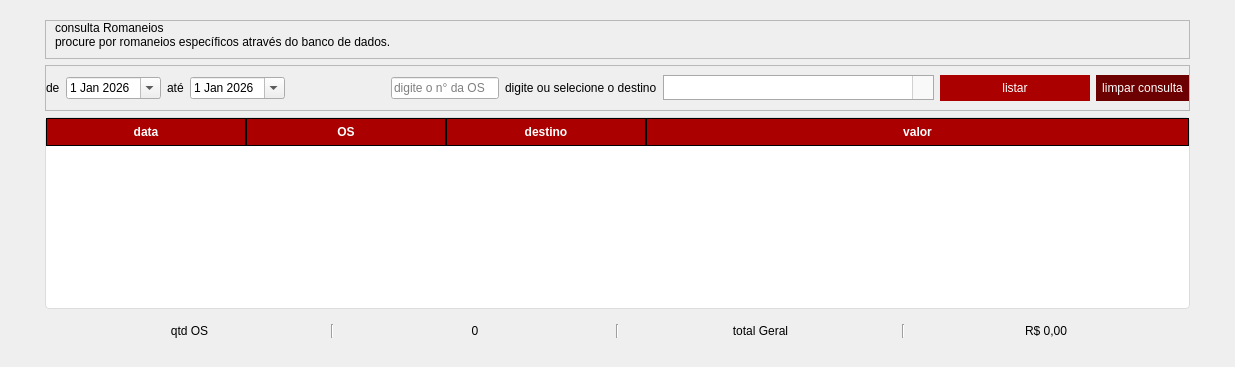
        <widget class="QWidget" name="pageRamosConsulta">
         <layout class="QVBoxLayout" name="verticalLayout_32">
          <property name="leftMargin">
           <number>45</number>
          </property>
          <property name="topMargin">
           <number>20</number>
          </property>
          <property name="rightMargin">
           <number>45</number>
          </property>
          <property name="bottomMargin">
           <number>20</number>
          </property>
          <item>
           <widget class="QFrame" name="frameHead_consulta">
            <property name="frameShape">
             <enum>QFrame::Shape::StyledPanel</enum>
            </property>
            <property name="frameShadow">
             <enum>QFrame::Shadow::Raised</enum>
            </property>
            <layout class="QVBoxLayout" name="verticalLayout_36">
             <property name="spacing">
              <number>0</number>
             </property>
             <property name="topMargin">
              <number>0</number>
             </property>
             <item>
              <widget class="QLabel" name="tit_consulta">
               <property name="styleSheet">
                <string notr="true">font: 600 28pt &quot;Montserrat&quot;;</string>
               </property>
               <property name="text">
                <string>consulta Romaneios</string>
               </property>
              </widget>
             </item>
             <item>
              <widget class="QLabel" name="subtit_consulta">
               <property name="styleSheet">
                <string notr="true">font: 500 10pt &quot;Montserrat&quot;;</string>
               </property>
               <property name="text">
                <string>procure por romaneios específicos através do banco de dados.</string>
               </property>
              </widget>
             </item>
            </layout>
           </widget>
          </item>
          <item>
           <widget class="QFrame" name="cabecalho_consulta">
            <property name="styleSheet">
             <string notr="true">font: 500 12pt &quot;Montserrat&quot;;</string>
            </property>
            <property name="frameShape">
             <enum>QFrame::Shape::StyledPanel</enum>
            </property>
            <property name="frameShadow">
             <enum>QFrame::Shadow::Raised</enum>
            </property>
            <layout class="QHBoxLayout" name="horizontalLayout_2">
             <property name="leftMargin">
              <number>0</number>
             </property>
             <property name="rightMargin">
              <number>0</number>
             </property>
             <item>
              <widget class="QLabel" name="tit_de">
               <property name="text">
                <string>de</string>
               </property>
              </widget>
             </item>
             <item>
              <widget class="QDateEdit" name="datainicial_consulta">
               <property name="styleSheet">
                <string notr="true">color: rgb(0, 0, 0);
border-color: rgb(0, 0, 0);</string>
               </property>
               <property name="buttonSymbols">
                <enum>QAbstractSpinBox::ButtonSymbols::UpDownArrows</enum>
               </property>
               <property name="showGroupSeparator" stdset="0">
                <bool>false</bool>
               </property>
               <property name="dateTime">
                <datetime>
                 <hour>15</hour>
                 <minute>0</minute>
                 <second>0</second>
                 <year>2026</year>
                 <month>1</month>
                 <day>1</day>
                </datetime>
               </property>
               <property name="calendarPopup">
                <bool>true</bool>
               </property>
              </widget>
             </item>
             <item>
              <widget class="QLabel" name="tit_ate">
               <property name="text">
                <string>até</string>
               </property>
              </widget>
             </item>
             <item>
              <widget class="QDateEdit" name="datafinal_consulta">
               <property name="styleSheet">
                <string notr="true">color: rgb(0, 0, 0);</string>
               </property>
               <property name="dateTime">
                <datetime>
                 <hour>15</hour>
                 <minute>0</minute>
                 <second>0</second>
                 <year>2026</year>
                 <month>1</month>
                 <day>1</day>
                </datetime>
               </property>
               <property name="calendarPopup">
                <bool>true</bool>
               </property>
              </widget>
             </item>
             <item>
              <spacer name="horizontalSpacer_4">
               <property name="orientation">
                <enum>Qt::Orientation::Horizontal</enum>
               </property>
               <property name="sizeType">
                <enum>QSizePolicy::Policy::Maximum</enum>
               </property>
               <property name="sizeHint" stdset="0">
                <size>
                 <width>100</width>
                 <height>20</height>
                </size>
               </property>
              </spacer>
             </item>
             <item>
              <widget class="QLineEdit" name="lineEdit">
               <property name="styleSheet">
                <string notr="true">font: 500 12pt &quot;Montserrat&quot;;</string>
               </property>
               <property name="placeholderText">
                <string>digite o n° da OS</string>
               </property>
              </widget>
             </item>
             <item>
              <widget class="QLabel" name="label_2">
               <property name="styleSheet">
                <string notr="true">font: 500 12pt &quot;Montserrat&quot;;</string>
               </property>
               <property name="text">
                <string>digite ou selecione o destino</string>
               </property>
              </widget>
             </item>
             <item>
              <widget class="QComboBox" name="combo_destino_consulta">
               <property name="styleSheet">
                <string notr="true">/* 1. Caixa Principal - Ajustada para bater com os QLineEdit */
QComboBox {
    border: 1px solid #a9a9a9;
    border-radius: 0px; /* Mantive 0px como você deixou */
    padding: 1px 4px;
    font-family: &quot;Montserrat&quot;;
    font-size: 12pt;
    color: #2c3e50;
    background-color: white;
    min-height: 20px; /* Aumentei um pouco para não cortar o texto 12pt */
}
/* Ajuste da área da seta */
QComboBox::drop-down {
    subcontrol-origin: padding;
    subcontrol-position: top right;
    width: 20px; 
    border-left: 1px solid #d1d1d1; /* Linha de separação fina */
    background-color: #f9f9f9; 
}

/* O desenho da seta - Versão Fina */
QComboBox::down-arrow {
    image: none; 
    border-left: 3px solid transparent;   /* Largura da base do triângulo */
    border-right: 3px solid transparent;  /* Largura da base do triângulo */
    border-top: 5px solid #555555;        /* Altura e cor da seta */
    margin-top: 2px;                      /* Centraliza verticalmente */
}

/* 4. Lista Suspensa */
QAbstractItemView {
    border: 1px solid #d1d1d1;
    selection-background-color: #e63946; 
    background-color: white;
    outline: none;
    padding: 5px;
}

/* 5. Scrollbar Vertical (Sua barra fininha personalizada) */
QScrollBar:vertical {
    border: none;
    background: #f1f1f1;
    width: 8px; 
    margin: 0px;
}

QScrollBar::handle:vertical {
    background: #bcbcbc;
    min-height: 20px;
    border-radius: 4px;
}

QScrollBar::handle:vertical:hover {
    background: #e63946; 
}

QScrollBar::add-line:vertical, QScrollBar::sub-line:vertical {
    height: 0px;
}</string>
               </property>
               <property name="editable">
                <bool>true</bool>
               </property>
               <property name="placeholderText">
                <string>digite ou selecione o destino</string>
               </property>
               <item>
                <property name="text">
                 <string>selecionar</string>
                </property>
               </item>
               <item>
                <property name="text">
                 <string>santa maria - DF</string>
                </property>
               </item>
               <item>
                <property name="text">
                 <string>águas claras - DF</string>
                </property>
               </item>
               <item>
                <property name="text">
                 <string>gama - DF</string>
                </property>
               </item>
               <item>
                <property name="text">
                 <string>lago sul - DF</string>
                </property>
               </item>
               <item>
                <property name="text">
                 <string>lago norte - DF</string>
                </property>
               </item>
               <item>
                <property name="text">
                 <string>asa sul - DF</string>
                </property>
               </item>
               <item>
                <property name="text">
                 <string>asa norte - DF</string>
                </property>
               </item>
               <item>
                <property name="text">
                 <string>taguatinga - DF</string>
                </property>
               </item>
               <item>
                <property name="text">
                 <string>ceilândia - DF</string>
                </property>
               </item>
               <item>
                <property name="text">
                 <string>riacho fundo I - DF</string>
                </property>
               </item>
               <item>
                <property name="text">
                 <string>riacho fundo II - DF</string>
                </property>
               </item>
               <item>
                <property name="text">
                 <string>samambaia - DF</string>
                </property>
               </item>
               <item>
                <property name="text">
                 <string>fercal - DF</string>
                </property>
               </item>
               <item>
                <property name="text">
                 <string>guará - DF</string>
                </property>
               </item>
               <item>
                <property name="text">
                 <string>formosa - DF</string>
                </property>
               </item>
               <item>
                <property name="text">
                 <string>valparaíso de goiás - GO</string>
                </property>
               </item>
               <item>
                <property name="text">
                 <string>águas lindas de goiás - GO</string>
                </property>
               </item>
               <item>
                <property name="text">
                 <string>jardim ingá - GO</string>
                </property>
               </item>
               <item>
                <property name="text">
                 <string>cidade ocidental - GO</string>
                </property>
               </item>
               <item>
                <property name="text">
                 <string>novo gama - GO</string>
                </property>
               </item>
               <item>
                <property name="text">
                 <string>planaltina - GO</string>
                </property>
               </item>
               <item>
                <property name="text">
                 <string>santo antônio do descoberto - GO</string>
                </property>
               </item>
              </widget>
             </item>
             <item>
              <widget class="QPushButton" name="btn_listar_consulta">
               <property name="minimumSize">
                <size>
                 <width>150</width>
                 <height>0</height>
                </size>
               </property>
               <property name="cursor">
                <cursorShape>PointingHandCursor</cursorShape>
               </property>
               <property name="styleSheet">
                <string notr="true">font: 700 12pt &quot;Montserrat&quot;;
    outline: none;
	padding: 6px;
background-color: rgb(170, 0, 0);
    color: white;
    border: none;
    text-align: center;
    border-radius: 0px;</string>
               </property>
               <property name="text">
                <string>listar</string>
               </property>
              </widget>
             </item>
             <item>
              <widget class="QPushButton" name="btn_limpar_consulta">
               <property name="cursor">
                <cursorShape>PointingHandCursor</cursorShape>
               </property>
               <property name="styleSheet">
                <string notr="true">font: 700 12pt &quot;Montserrat&quot;;
    outline: none;
	padding: 6px;
background-color: rgb(109, 0, 0);
    color: white;
    border: none;
    text-align: center;
    border-radius: 0px;</string>
               </property>
               <property name="text">
                <string>limpar consulta</string>
               </property>
              </widget>
             </item>
            </layout>
           </widget>
          </item>
          <item>
           <widget class="QTableWidget" name="tableWidget">
            <property name="enabled">
             <bool>true</bool>
            </property>
            <property name="styleSheet">
             <string notr="true">/* Estilo do Cabeçalho */
QHeaderView::section {
    background-color: rgb(170, 0, 0);
    color: white;
    padding: 4px;
    font-weight: bold;
    border: 1px solid black; /* Remove a borda padrão grossa */ 
	font: 700 12pt &quot;Montserrat&quot;;
}

/* Estilo do Corpo da Tabela */
QTableWidget {
    gridline-color: #e0e0e0; /* Cor da linha que separa as células (cinza claro) */
    background-color: white;
    alternate-background-color: #f9f9f9; /* Cor para linhas alternadas, se ativado */
    selection-background-color: #d5f5e3; /* Cor de destaque ao clicar (verde claro) */
    selection-color: #27ae60;
    border: 1px solid #dcdcdc;
    border-radius: 4px;
}</string>
            </property>
            <attribute name="horizontalHeaderDefaultSectionSize">
             <number>200</number>
            </attribute>
            <attribute name="horizontalHeaderStretchLastSection">
             <bool>true</bool>
            </attribute>
            <column>
             <property name="text">
              <string>data</string>
             </property>
            </column>
            <column>
             <property name="text">
              <string>OS</string>
             </property>
            </column>
            <column>
             <property name="text">
              <string>destino</string>
             </property>
            </column>
            <column>
             <property name="text">
              <string>valor</string>
             </property>
            </column>
           </widget>
          </item>
          <item>
           <widget class="QFrame" name="rodape_consulta">
            <property name="styleSheet">
             <string notr="true">font: 700 12pt &quot;Montserrat&quot;;</string>
            </property>
            <layout class="QHBoxLayout" name="horizontalLayout_13">
             <item>
              <widget class="QLabel" name="qtdos_consulta">
               <property name="text">
                <string>qtd OS</string>
               </property>
               <property name="alignment">
                <set>Qt::AlignmentFlag::AlignCenter</set>
               </property>
              </widget>
             </item>
             <item>
              <widget class="Line" name="line_7">
               <property name="orientation">
                <enum>Qt::Orientation::Vertical</enum>
               </property>
              </widget>
             </item>
             <item>
              <widget class="QLabel" name="valoros_consulta">
               <property name="text">
                <string>0</string>
               </property>
               <property name="alignment">
                <set>Qt::AlignmentFlag::AlignCenter</set>
               </property>
              </widget>
             </item>
             <item>
              <widget class="Line" name="line_8">
               <property name="orientation">
                <enum>Qt::Orientation::Vertical</enum>
               </property>
              </widget>
             </item>
             <item>
              <widget class="QLabel" name="totalgeral_consulta">
               <property name="text">
                <string>total Geral</string>
               </property>
               <property name="alignment">
                <set>Qt::AlignmentFlag::AlignCenter</set>
               </property>
              </widget>
             </item>
             <item>
              <widget class="Line" name="line_6">
               <property name="orientation">
                <enum>Qt::Orientation::Vertical</enum>
               </property>
              </widget>
             </item>
             <item>
              <widget class="QLabel" name="valorgeral_consulta">
               <property name="text">
                <string>R$ 0,00</string>
               </property>
               <property name="alignment">
                <set>Qt::AlignmentFlag::AlignCenter</set>
               </property>
              </widget>
             </item>
            </layout>
           </widget>
          </item>
         </layout>
        </widget>
